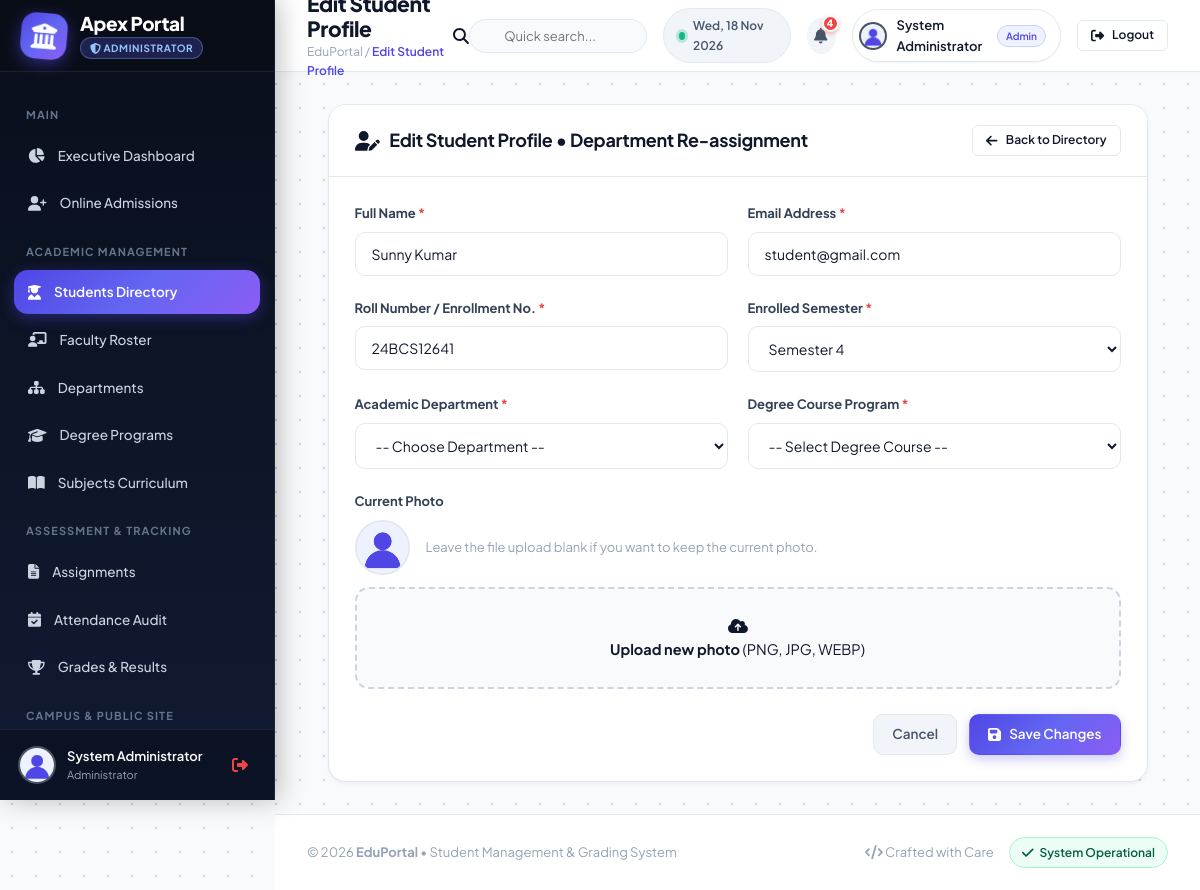
Page /admin/edit_student.php?id=1 (signed in) on the earlier database version.
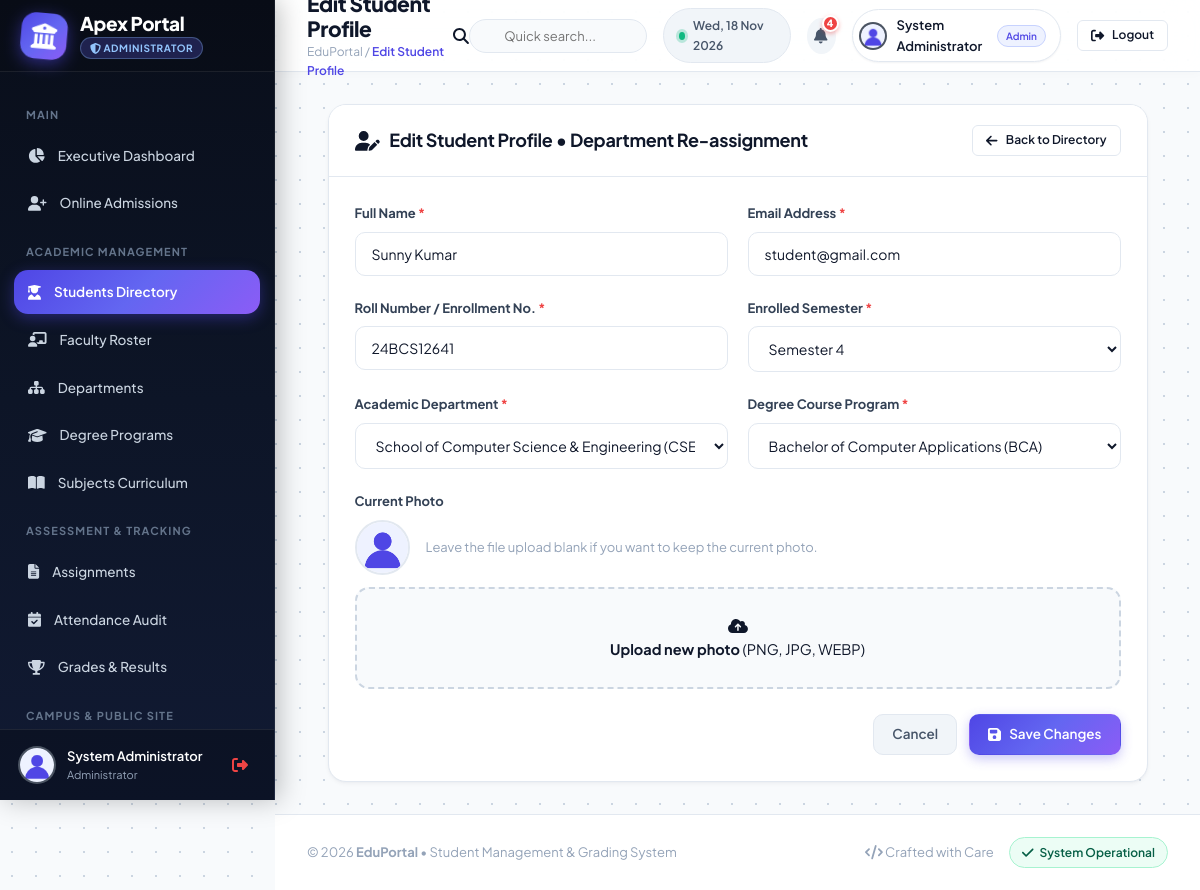
Same page on the later database version.
### tables this page shows
CREATE TABLE `students` (
  `student_id` int(11) NOT NULL AUTO_INCREMENT,
  `user_id` int(11) NOT NULL,
  `roll_no` varchar(50) NOT NULL,
  `department_id` int(11) DEFAULT NULL,
  `course_id` int(11) DEFAULT NULL,
  `course` varchar(100) DEFAULT 'BCA',
  `semester` int(11) NOT NULL DEFAULT 1,
  `admission_year` int(11) NOT NULL DEFAULT 2024,
  `gender` enum('Male','Female','Other') DEFAULT 'Male',
  `dob` date DEFAULT NULL,
  `address` text DEFAULT NULL,
  `status` enum('Active','Graduated','Suspended') DEFAULT 'Active',
  `profile_picture` varchar(255) DEFAULT NULL,
  `created_at` timestamp NOT NULL DEFAULT current_timestamp(),
  PRIMARY KEY (`student_id`),
  UNIQUE KEY `user_id` (`user_id`),
  UNIQUE KEY `roll_no` (`roll_no`),
  KEY `user_id_2` (`user_id`),
  KEY `course_id` (`course_id`),
  CONSTRAINT `fk_stu_course` FOREIGN KEY (`course_id`) REFERENCES `courses` (`course_id`) ON DELETE SET NULL,
  CONSTRAINT `fk_stu_user` FOREIGN KEY (`user_id`) REFERENCES `users` (`id`) ON DELETE CASCADE
);

CREATE TABLE `users` (
  `id` int(11) NOT NULL AUTO_INCREMENT,
  `name` varchar(120) NOT NULL,
  `email` varchar(120) NOT NULL,
  `password` varchar(255) NOT NULL,
  `role` enum('admin','faculty','student') NOT NULL DEFAULT 'student',
  `profile_picture` varchar(255) DEFAULT NULL,
  `phone` varchar(30) DEFAULT NULL,
  `created_at` timestamp NOT NULL DEFAULT current_timestamp(),
  PRIMARY KEY (`id`),
  UNIQUE KEY `email` (`email`)
);

CREATE TABLE `departments` (
  `department_id` int(11) NOT NULL AUTO_INCREMENT,
  `name` varchar(150) NOT NULL,
  `code` varchar(20) NOT NULL,
  `description` text DEFAULT NULL,
  `head_of_dept` varchar(120) DEFAULT NULL,
  `icon` varchar(50) DEFAULT 'fa-laptop-code',
  `created_at` timestamp NOT NULL DEFAULT current_timestamp(),
  PRIMARY KEY (`department_id`),
  UNIQUE KEY `code` (`code`)
);

CREATE TABLE `courses` (
  `course_id` int(11) NOT NULL AUTO_INCREMENT,
  `department_id` int(11) NOT NULL,
  `name` varchar(150) NOT NULL,
  `code` varchar(30) NOT NULL,
  `degree_level` enum('Undergraduate','Postgraduate','Doctorate','Diploma') NOT NULL DEFAULT 'Undergraduate',
  `duration` varchar(50) NOT NULL DEFAULT '3 Years',
  `semester_count` int(11) NOT NULL DEFAULT 6,
  `fees_per_year` decimal(10,2) NOT NULL DEFAULT 65000.00,
  `eligibility` text DEFAULT NULL,
  `description` text DEFAULT NULL,
  `created_at` timestamp NOT NULL DEFAULT current_timestamp(),
  `course_name` varchar(150) DEFAULT NULL,
  `course_code` varchar(30) DEFAULT NULL,
  PRIMARY KEY (`course_id`),
  UNIQUE KEY `code` (`code`),
  KEY `department_id` (`department_id`),
  CONSTRAINT `fk_course_dept` FOREIGN KEY (`department_id`) REFERENCES `departments` (`department_id`) ON DELETE CASCADE
);

### admin/edit_student.php (the view, shortened to what the changed rows need)
<?php
include("../config/db.php");
$student_id = (int)$_GET['id'];
$query = mysqli_query($con, "
    SELECT students.*, users.name, users.email
    FROM students
    JOIN users ON students.user_id = users.id
    WHERE students.student_id='$student_id'
    LIMIT 1
");
$row = mysqli_fetch_assoc($query);
$depts = [];
$d_res = mysqli_query($con, "SELECT department_id, name, code, icon FROM departments ORDER BY department_id ASC");
while ($d = mysqli_fetch_assoc($d_res)) {
    $depts[] = $d;
}
$courses = [];
$c_res = mysqli_query($con, "SELECT course_id, department_id, name, code FROM courses ORDER BY name ASC");
while ($c = mysqli_fetch_assoc($c_res)) {
    $courses[] = $c;
}
include("../includes/header.php");
include("../includes/navbar.php");
?>
<div class="card" style="max-width: 820px; margin: 0 auto;">
    <div class="card-body">
        <form method="POST" enctype="multipart/form-data">
            <div class="form-row">
                <div class="form-group">
                    <label class="form-label">Full Name <span class="required">*</span></label>
                    <input type="text" name="name" class="form-control" required value="<?php echo htmlspecialchars($row['name']); ?>">
                </div>
                <div class="form-group">
                    <label class="form-label">Email Address <span class="required">*</span></label>
                    <input type="email" name="email" class="form-control" required value="<?php echo htmlspecialchars($row['email']); ?>">
                </div>
            </div>
            <div class="form-row">
                <div class="form-group">
                    <label class="form-label">Roll Number / Enrollment No. <span class="required">*</span></label>
                    <input type="text" name="roll_no" class="form-control" required value="<?php echo htmlspecialchars($row['roll_no']); ?>">
                </div>
                <div class="form-group">
                    <label class="form-label">Enrolled Semester <span class="required">*</span></label>
                    <select name="semester" class="form-control" required>
                        <?php for ($s = 1; $s <= 8; $s++): ?>
                            <option value="<?php echo $s; ?>" <?php echo ($row['semester'] == $s) ? 'selected' : ''; ?>>
                                Semester <?php echo $s; ?>
                            </option>
                        <?php endfor; ?>
                    </select>
                </div>
            </div>
            <div class="form-row">
                <div class="form-group">
                    <label class="form-label">Academic Department <span class="required">*</span></label>
                    <select name="department_id" id="deptSelect" class="form-control" required onchange="filterCourses()">
                        <option value="">-- Choose Department --</option>
                        <?php foreach ($depts as $d): ?>
                            <option value="<?php echo $d['department_id']; ?>" <?php echo ($row['department_id'] == $d['department_id']) ? 'selected' : ''; ?>>
                                <?php echo htmlspecialchars($d['name']); ?> (<?php echo $d['code']; ?>)
                            </option>
                        <?php endforeach; ?>
                    </select>
                </div>
                <div class="form-group">
                    <label class="form-label">Degree Course Program <span class="required">*</span></label>
                    <select name="course_id" id="courseSelect" class="form-control" required>
                        <option value="">-- Select Degree Course --</option>
                        <?php foreach ($courses as $c): ?>
                            <option value="<?php echo $c['course_id']; ?>" data-dept="<?php echo $c['department_id']; ?>" <?php echo ($row['course_id'] == $c['course_id']) ? 'selected' : ''; ?>>
                                <?php echo htmlspecialchars($c['name']); ?> (<?php echo $c['code']; ?>)
                            </option>
                        <?php endforeach; ?>
                    </select>
                </div>
            </div>
        </form>
    </div>
</div>
<?php include("../includes/footer.php"); ?>

Differences in the rows shown:
changed students "24BCS12641": department_id (not shown) → "School of Computer Science & Engineering (CSE)"; course_id (not shown) → "Bachelor of Computer Applications (BCA)"
Other differences:
form field department_id: "-- Choose Department --" → (not shown)
form field course_id: "-- Select Degree Course --" → (not shown)
